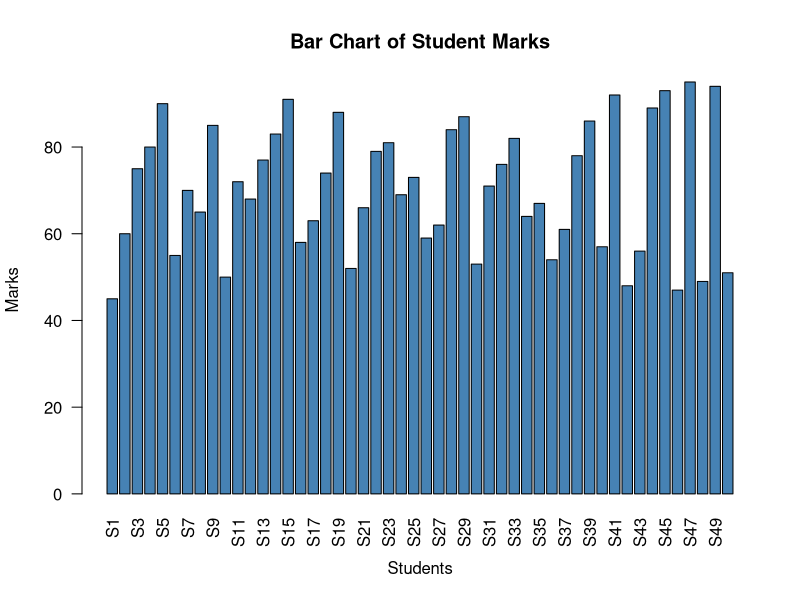
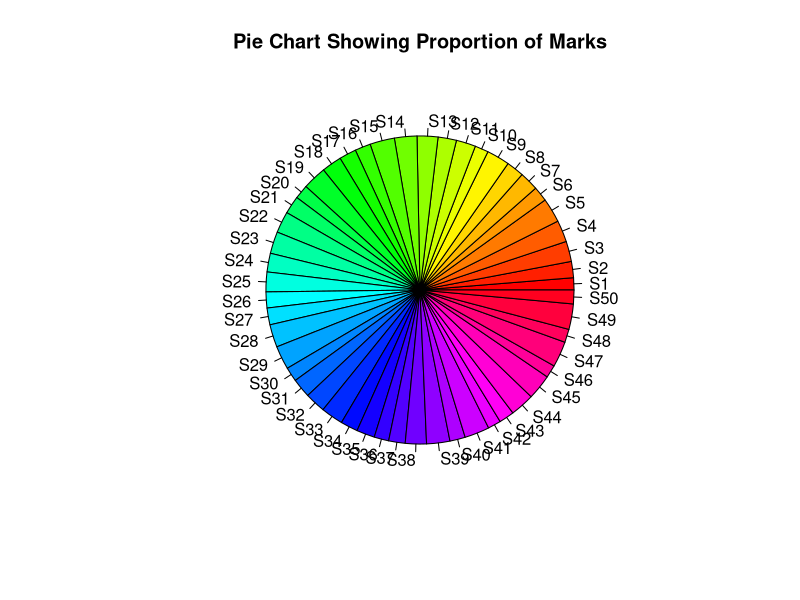
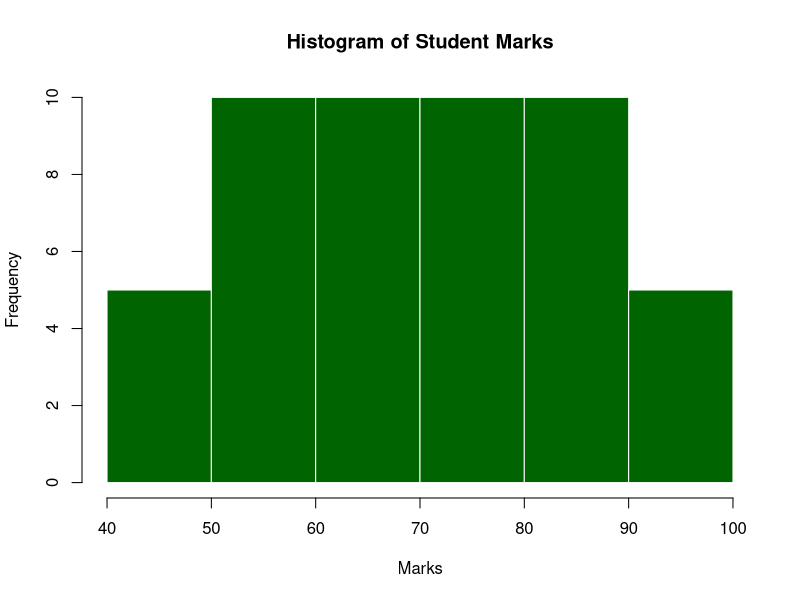
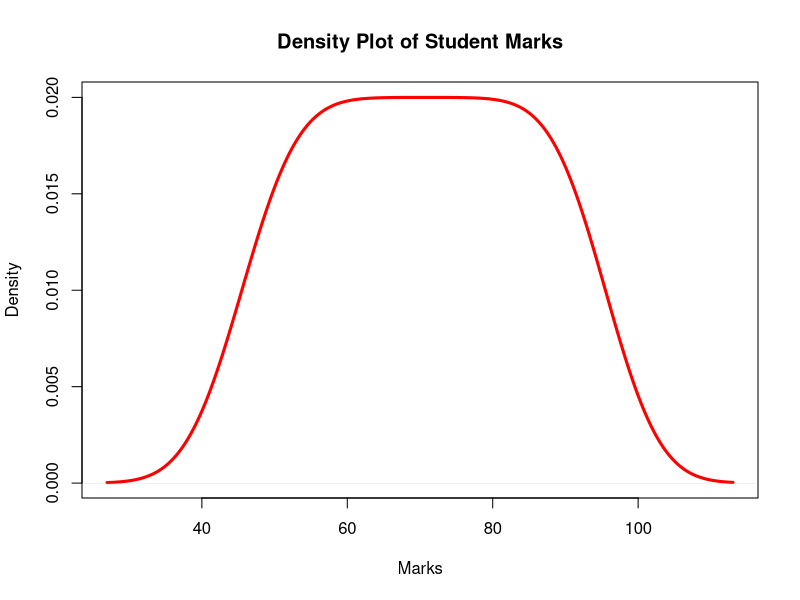
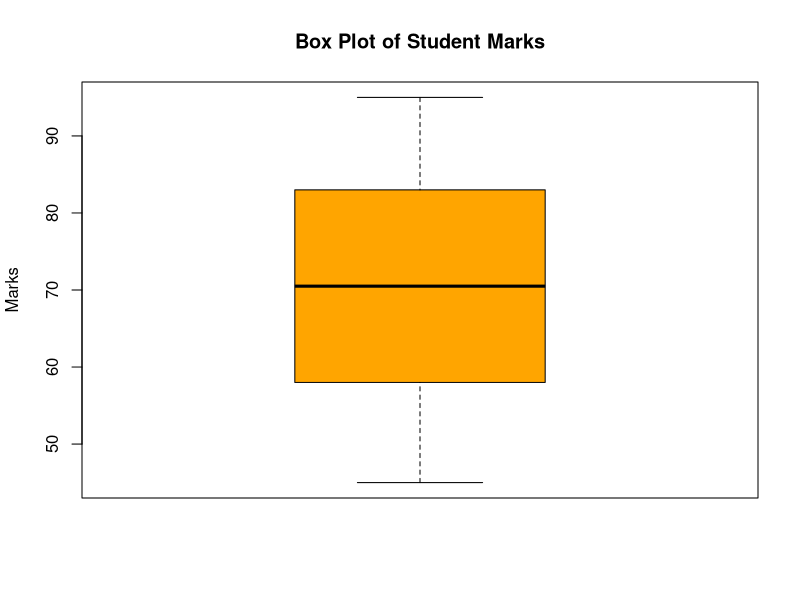

Reproduce these figures in R, in order.
marks = c(45, 60, 75, 80, 90, 55, 70, 65, 85, 50,
          72, 68, 77, 83, 91, 58, 63, 74, 88, 52,
          66, 79, 81, 69, 73, 59, 62, 84, 87, 53,
          71, 76, 82, 64, 67, 54, 61, 78, 86, 57,
          92, 48, 56, 89, 93, 47, 95, 49, 94, 51)

students <- paste("S", 1:50, sep="")

barplot(marks,
        names.arg=students,
        col="steelblue",
        main="Bar Chart of Student Marks",
        xlab="Students",
        ylab="Marks",
        las=2)

pie(marks,
    labels=students,
    col=rainbow(50),
    main="Pie Chart Showing Proportion of Marks")

hist(marks,
     col="darkgreen",
     main="Histogram of Student Marks",
     xlab="Marks",
     ylab="Frequency",
     border="white")

plot(density(marks),
     col="red",
     lwd=3,
     main="Density Plot of Student Marks",
     xlab="Marks",
     ylab="Density")

boxplot(marks,
        col="orange",
        main="Box Plot of Student Marks",
        ylab="Marks")
